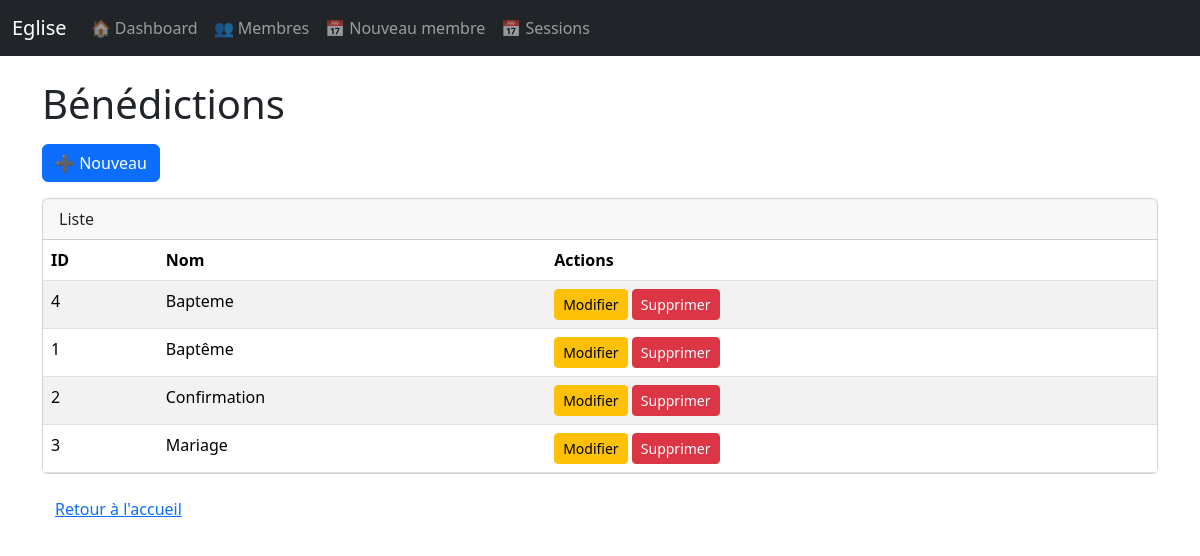
Page /benedictions on the committed database.
### app.py (models this page shows)
class Benediction(db.Model):
    id = db.Column(db.Integer, primary_key=True)
    nom = db.Column(db.String(100), nullable=False)
    membres = db.relationship('MembreBenediction', back_populates='benediction')

### app.py (the view)
@app.route('/benedictions')
def benedictions_liste():
    benedictions = Benediction.query.order_by(Benediction.nom).all()
    return render_template('benedictions_liste.html', benedictions=benedictions)

### app.py (called while the page is built)
@app.context_processor
def utility_processor():
    def url_for_other_page(page):
        """
        Construit l'URL pour une autre page de pagination en conservant :
        - les paramètres de chemin (ex: session_id)
        - les paramètres GET (filtres)
        """
        args = {}
        if request.view_args:
            args.update(request.view_args)          # ex: session_id
        args.update(request.args.to_dict())         # filtres actuels
        args['page'] = page
        return url_for(request.endpoint, **args)
    return dict(url_for_other_page=url_for_other_page)

### templates/benedictions_liste.html (shortened to what this page needs)
{% extends "base.html" %}
{% block content %}
  <h1 class="mb-3">Bénédictions</h1>
  <div class="mb-3">
    <a href="{{ url_for('benediction_nouvelle') }}" class="btn btn-primary">➕ Nouveau</a>
  </div>
  <div class="card">
    <div class="card-header">Liste</div>
    <div class="table-responsive">
      <table class="table table-striped table-hover mb-0">
        <thead>
          <tr>
            <th>ID</th>
            <th>Nom</th>
            <th>Actions</th>
          </tr>
        </thead>
        <tbody>
          {% for x in benedictions %}
            <tr>
              <td>{{ x.id }}</td>
              <td>{{ x.nom }}</td>
              <td>
                <a href="{{ url_for('benediction_modifier', benediction_id=x.id) }}" class="btn btn-sm btn-warning">Modifier</a>
                <form action="{{ url_for('benediction_supprimer', benediction_id=x.id) }}" method="post"
                      class="d-inline"
                      onsubmit="return confirm('Supprimer ?');">
                  <button type="submit" class="btn btn-sm btn-danger">Supprimer</button>
                </form>
              </td>
            </tr>
          {% else %}
            <tr>
              <td colspan="3" class="text-center">Aucun enregistrement.</td>
            </tr>
          {% endfor %}
        </tbody>
      </table>
    </div>
  </div>
  <a href="{{ url_for('index') }}" class="btn btn-link mt-3">Retour à l'accueil</a>
</div>
{% endblock %}

### rows in the picture
Benediction: id "4", nom "Bapteme"
Benediction: id "1", nom "Baptême"
Benediction: id "2", nom "Confirmation"
Benediction: id "3", nom "Mariage"
